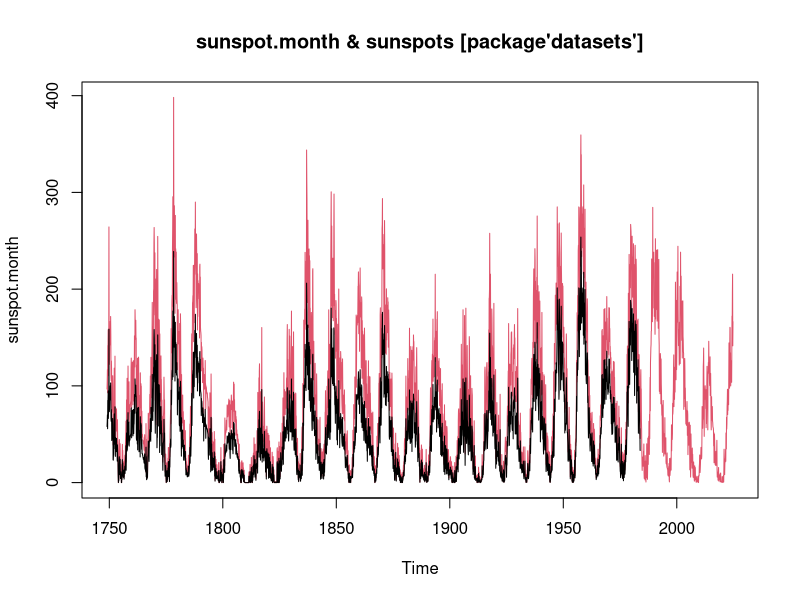

Recreate this plot in R.
### Sunspot script
require(stats); require(graphics)
## Compare the monthly series
plot (sunspot.month,
      main="sunspot.month & sunspots [package'datasets']", col=2)
lines(sunspots) # -> faint differences where they overlap

